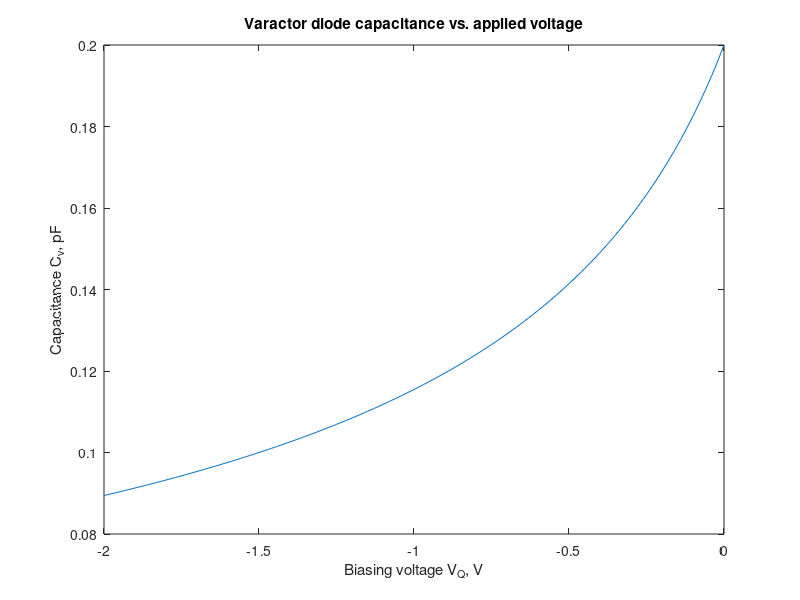

This figure's MATLAB source:
%
%   This program plots the capacitance of the varactor diode
% 
%   Copyright (c) 1999 by P.Bretchko and R.Ludwig
%   "RF Circuit Design: Theory and Practice"
%

close all; % close all opened graphs
clear all; % clear all variables
figure;    % open a new graph

% define the range for the applied voltage
VQ=-2:0.01:0;

% diffusion voltage
Vdif=0.5;

% capacitance at zero applied voltage
Cv0=0.2; % given in pF

C=Cv0*(1-VQ/Vdif).^(-1/2);
plot(VQ,C)
title('Varactor diode capacitance vs. applied voltage');
xlabel('Biasing voltage V_Q, V');
ylabel('Capacitance C_v, pF');
%print -deps 'fig6_19.eps'
